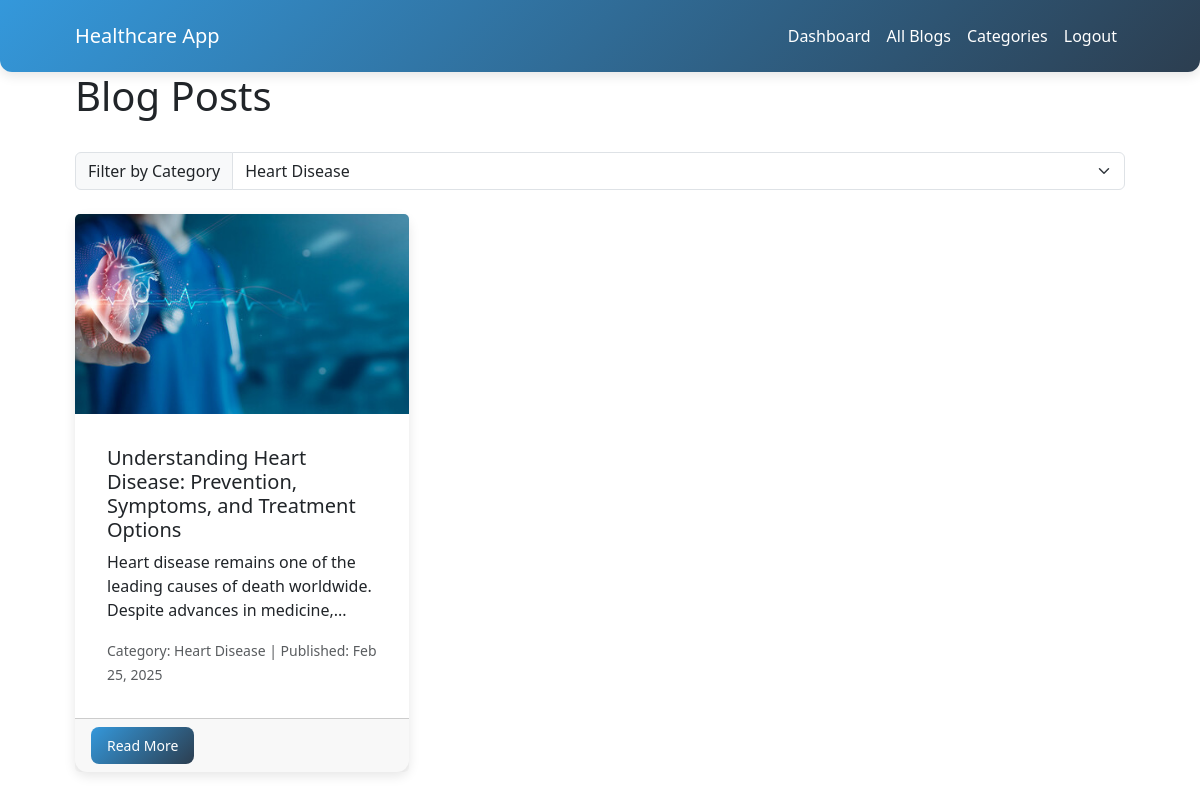
The page /blog/list/?category=2 (signed in) on the database its author committed.
### blog/models.py (models this page shows, shortened)
class BlogPost(models.Model):
    title = models.CharField(max_length=200)
    image = models.ImageField(upload_to='blog_images/')
    category = models.ForeignKey(Category, on_delete=models.CASCADE)
    summary = models.TextField()
    content = models.TextField()
    author = models.ForeignKey(CustomUser, on_delete=models.CASCADE)
    created_at = models.DateTimeField(auto_now_add=True)
    updated_at = models.DateTimeField(auto_now=True)
    is_draft = models.BooleanField(default=False)
    def truncated_summary(self):
        words = self.summary.split()
        if len(words) <= 15:
            return self.summary
        return ' '.join(words[:15]) + '...'

class Category(models.Model):
    name = models.CharField(max_length=100)
    class Meta:
        verbose_name_plural = "Categories"

### blog/views.py (the view)
# urls.py: path('list/', views.blog_list, name='blog_list'),
@login_required
def blog_list(request):
    if request.user.user_type == 'doctor':
        return redirect('my_blog_posts')
    categories = Category.objects.all()
    selected_category = request.GET.get('category')
    if selected_category:
        try:
            selected_category = int(selected_category)
            posts = BlogPost.objects.filter(
                category_id=selected_category,
                is_draft=False
            ).order_by('-created_at')
        except ValueError:
            posts = BlogPost.objects.filter(is_draft=False).order_by('-created_at')
    else:
        posts = BlogPost.objects.filter(is_draft=False).order_by('-created_at')
    return render(request, 'blog/blog_list.html', {
        'posts': posts,
        'categories': categories,
        'selected_category': selected_category
    })

### blog/templates/blog/blog_list.html (shortened to what this page needs)
{% extends 'blog/base.html' %}
{% block content %}
<div class="row mb-4">
    <div class="col-md-12">
        <h1>Blog Posts</h1>
    </div>
</div>
<div class="row mb-4">
    <div class="col-md-12">
        <form method="get" class="form-inline">
            <div class="input-group">
                <span class="input-group-text">Filter by Category</span>
                <select name="category" class="form-select" onchange="this.form.submit()">
                    {% for category in categories %}
                        <option value="{{ category.id }}" {% if selected_category == category.id %}selected{% endif %}>
                            {{ category.name }}
                        </option>
                    {% endfor %}
                </select>
            </div>
        </form>
    </div>
</div>
<div class="row">
    {% if posts %}
        {% for post in posts %}
            <div class="col-md-4 mb-4">
                <div class="card h-100">
                    {% if post.image %}
                        <img src="{{ post.image.url }}" class="card-img-top" alt="{{ post.title }}" style="height: 200px; object-fit: cover;">
                    {% endif %}
                    <div class="card-body">
                        <h5 class="card-title">{{ post.title }}</h5>
                        <p class="card-text">{{ post.truncated_summary }}</p>
                        <p class="card-text">
                            <small class="text-muted">
                                Category: {{ post.category.name }} |
                                Published: {{ post.created_at|date:"M d, Y" }}
                            </small>
                        </p>
                    </div>
                    <div class="card-footer">
                        <a href="{% url 'view_blog_post' post.id %}" class="btn btn-primary">Read More</a>
                    </div>
                </div>
            </div>
        {% endfor %}
    {% else %}
        <div class="col-md-12">
            <div class="alert alert-info">
                No blog posts found.
            </div>
        </div>
    {% endif %}
</div>
{% endblock %}

### blog/templates/blog/base.html (style rules this page uses)
html { scrollbar-width: none; -ms-overflow-style: none; }
.card { border: none; border-radius: 12px; box-shadow: 0 4px 12px rgba(0, 0, 0, 0.1); transition: transform 0.3s ease, box-shadow 0.3s ease; }
.card-body { padding: 2rem; }
.btn { display: inline-block; padding: 0.5rem 1rem; border-radius: 8px; font-size: 0.875rem; font-weight: 500; text-align: center; text-decoration: none; cursor: pointer; transition: background-color 0.3s ease, transform 0.2s ease, box-shadow 0.3s ease; border: none; }
.btn-primary { background: linear-gradient(135deg, #3498db, #2c3e50); color: white; }

### rows shown on the page
BlogPost: image (picture), title "Understanding Heart Disease: Prevention, Symptoms, and Treatment Options", truncated_summary "Heart disease remains one of the leading causes of death worldwide. Despite advances in medicine,...", category.name "Heart Disease", created_at "Feb 25, 2025"

### other values the page prints
form field category "Heart Disease"
